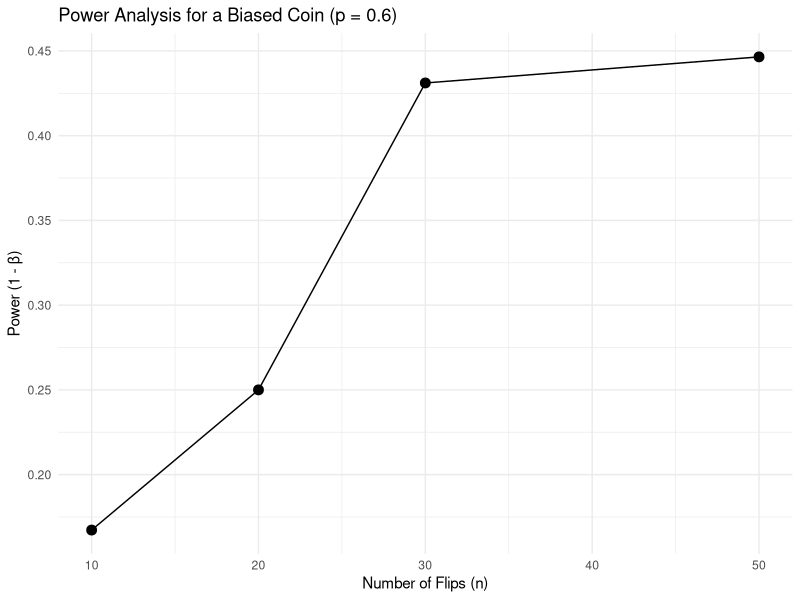

R code for this plot:
library(tidyverse)
library(broom)

# Function to calculate power for a given n
calculate_power <- function(n, p_h1 = 0.6, alpha = 0.05) {
  # Critical value under H0 (exact binomial)
  c <- qbinom(1 - alpha, n, 0.5)
  
  # Power = P(X >= c | H1)
  power <- 1 - pbinom(c - 1, n, p_h1)
  
  tibble(n = n, critical_value = c, power = power)
}

# Calculate for multiple n
n_values <- c(10, 20, 30, 50)
power_results <- map_dfr(n_values, ~calculate_power(.x))

# Visualize
ggplot(power_results, aes(n, power)) +
  geom_point(size = 3) +
  geom_line() +
  labs(
    title = "Power Analysis for a Biased Coin (p = 0.6)",
    x = "Number of Flips (n)",
    y = "Power (1 - β)"
  ) +
  theme_minimal()
